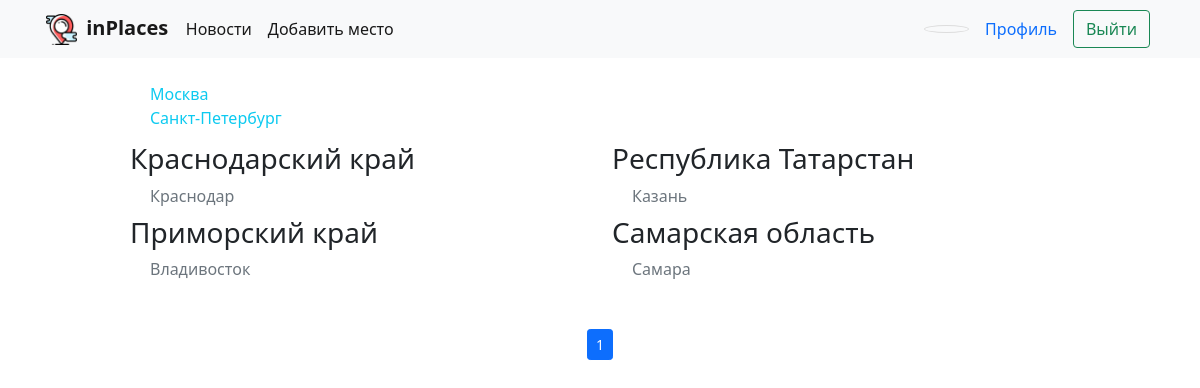
The app's page /gallery/ (signed in), older data.
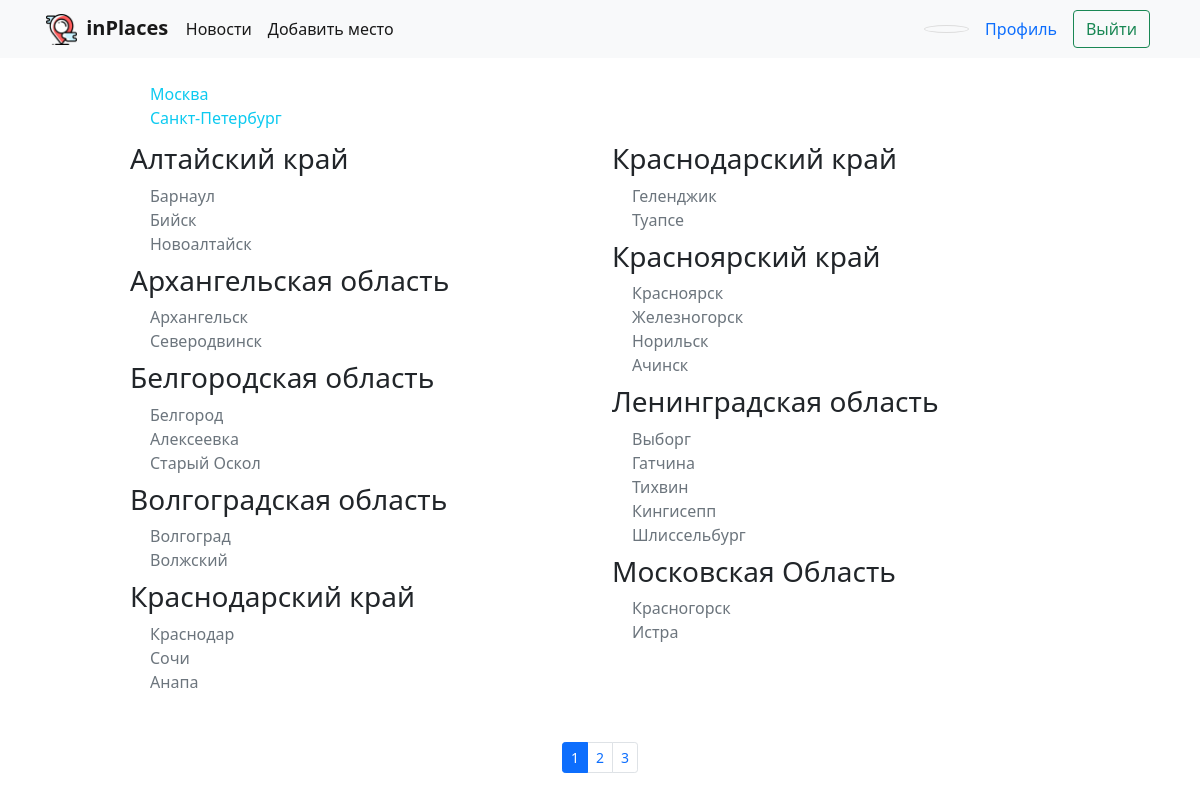
The same page, newer data.
### placegallery/models.py (models this page shows, shortened)
class City(models.Model):
    slug = models.CharField(max_length=50, verbose_name='english name for URL')
    city_name_ru = models.CharField(max_length=50, verbose_name='russian name')
    region = models.ForeignKey(Region, on_delete=models.CASCADE)
    population = models.IntegerField(blank=True, null=True)
    area = models.FloatField(blank=True, null=True)
    class Meta:
        verbose_name_plural = 'cities'

class Region(models.Model):
    region_name_ru = models.CharField(max_length=50, verbose_name='russian name')
    population = models.IntegerField(blank=True, null=True)
    area = models.FloatField(blank=True, null=True)

### placegallery/views.py (the view)
# urls.py: path('', views.IndexView.as_view(), name='index'),
class IndexView(generic.ListView):
    template_name = 'placegallery/index.html'
    context_object_name = 'city_list'
    paginate_by = 26
    def get_queryset(self):
        return City.objects.order_by('region__region_name_ru')[2:]
    def get_context_data(self, **kwargs):
        context = super().get_context_data(**kwargs)
        context['Moscow'] = City.objects.get(slug='Moscow')
        context['SPb'] = City.objects.get(slug='Saint-Petersburg')
        return context

### placegallery/templatetags/extra_template_filters.py (called while the page is built)
@register.filter
def get_region(value, arg):
    return value[int(arg)].region.region_name_ru

@register.filter
def get_city_name_ru(value, arg):
    return value[int(arg)].city_name_ru

@register.filter
def get_slug(value, arg):
    return value[int(arg)].slug

@register.filter()
def half_list_range(value, is_first):
    list_len = len(value)
    if list_len % 2 != 0:
        if is_first:
            return range(list_len // 2 + 1)
        else:
            return range(list_len // 2 + 1, list_len)
    else:
        if is_first:
            return range(list_len // 2)
        else:
            return range(list_len // 2, list_len)

@register.filter()
def has_places(value, arg):
    if value[int(arg)].places.all():
        return "link-info"
    else:
        return "link-secondary"

### placegallery/templates/placegallery/index.html (shortened to what this page needs)
{% extends "base_temp.html" %}
{% load extra_template_filters %}
{% block content %}
  <div class="container-xl inner-cont mt-4">
      <a class="link-info city-link" href="{% url 'placegallery:city' Moscow.slug%}">{{Moscow.city_name_ru}}</a><br>
      <a class="link-info city-link" href="{% url 'placegallery:city' SPb.slug%}">{{SPb.city_name_ru}}</a>
      <div class="row justify-content-center mt-1">
          <div class="col">
          {% for ind in city_list|half_list_range:True %}
            {% ifchanged city_list|get_region:ind %}
                <h3 class="mt-2">{{ city_list|get_region:ind }}</h3>
            {% endifchanged %}
            <a class="{{ city_list|has_places:ind }} city-link" href="{% url 'placegallery:city' city_list|get_slug:ind %}">{{city_list|get_city_name_ru:ind}}</a><br>
          {% endfor %}
          </div>
          <div class="col">
              {% for ind in city_list|half_list_range:False %}
            {% ifchanged city_list|get_region:ind %}
                <h3 class="mt-2">{{ city_list|get_region:ind }}</h3>
            {% endifchanged %}
             <a class="{{ city_list|has_places:ind }} city-link" href="{% url 'placegallery:city' city_list|get_slug:ind %}">{{city_list|get_city_name_ru:ind}}</a><br>
          {% endfor %}
          </div>
      </div>
      <div class="row justify-content-center mt-5">
          <nav aria-label="...">
              <ul class="pagination pagination-sm pg-cntr">
                  {% if page_obj.has_previous %}
                    <li class="page-item"><a class="page-link" href="?page=1">1</a></li>
                  {% else %}
                    <li class="page-item active" aria-current="page">
                        <span class="page-link">1</span>
                    </li>
                  {% endif %}
                  {% if page_obj.number <= page_obj.paginator.num_pages|add:"-1" %}
                    <li class="page-item"><a class="page-link" href="?page={{ page_obj.next_page_number }}">{{page_obj.next_page_number}}</a></li>
                  {% endif %}
                  {% if page_obj.number <= page_obj.paginator.num_pages|add:"-2" %}
                    <li class="page-item"><a class="page-link" href="?page={{ page_obj.paginator.num_pages }}">{{page_obj.paginator.num_pages}}</a></li>
                  {% endif %}
              </ul>
          </nav>
      </div>
  </div>
{% endblock %}

Row changes from the older to the newer data that the page shows:
no longer on this page (row unchanged): City: city_list "Приморский край", city_list "Владивосток"
no longer on this page (row unchanged): City: city_list "Республика Татарстан", city_list "Казань"
no longer on this page (row unchanged): City: city_list "Самарская область", city_list "Самара"
added City: city_list "Алтайский край", city_list "Барнаул"
added City: city_list "Бийск"
added City: city_list "Новоалтайск"
added City: city_list "Архангельская область", city_list "Архангельск"
added City: city_list "Северодвинск"
added City: city_list "Белгородская область", city_list "Белгород"
added City: city_list "Алексеевка"
added City: city_list "Старый Оскол"
added City: city_list "Волгоградская область", city_list "Волгоград"
added City: city_list "Волжский"
added City: city_list "Сочи"
added City: city_list "Анапа"
added City: city_list "Краснодарский край", city_list "Геленджик"
added City: city_list "Туапсе"
added City: city_list "Красноярский край", city_list "Красноярск"
added City: city_list "Железногорск"
added City: city_list "Норильск"
added City: city_list "Ачинск"
added City: city_list "Ленинградская область", city_list "Выборг"
added City: city_list "Гатчина"
added City: city_list "Тихвин"
added City: city_list "Кингисепп"
added City: city_list "Шлиссельбург"
added City: city_list "Московская Область", city_list "Красногорск"
added City: city_list "Истра"
Text that changed along with them:
{{ page_obj.next_page_number }}: (not shown) → "2"
{{ page_obj.paginator.num_pages }}: (not shown) → "3"
